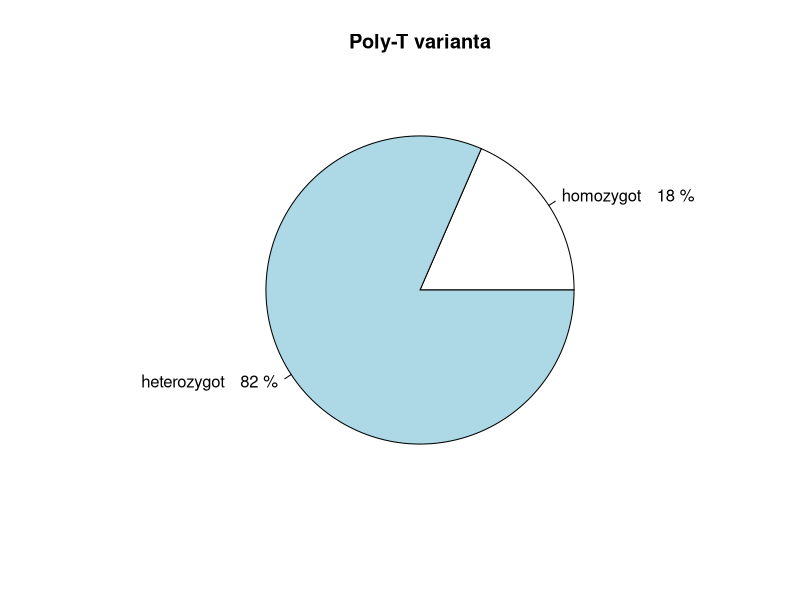

The R source for this figure:
# script analysing file from CFTR

library(plyr)

cftr <- read.table("Data/cftr.csv", header=TRUE,sep=",")

mut <- cftr[cftr$CFTR_mutace != "c.[=];[=]",]
mut5T12TG = mut[FALSE,]
mut5Tany = mut[FALSE,]
othermut = mut[FALSE,]

# devide into smaller dataframes based on mutations

for(i in 1:nrow(mut)){
  if(grepl("5T,",mut[i,"Poly.T"])){
    if(grepl("5T,12TG",mut[i,"Poly.T"])){
      mut5T12TG <- rbind(mut5T12TG,mut[i,])
    }else{
      mut5Tany <- rbind(mut5Tany,mut[i,])
    }
  }else{
    othermut <- rbind(othermut,mut[i,])
  }
}

# 1) prints number of patients

print("Number of pacients with mutations:")
print(paste("5T(>=12TG) : ", nrow(mut5T12TG)))
print(paste("MUT        : ", nrow(othermut)))
print(paste("MUT + 5T   : ", nrow(mut5Tany)))

# 2) plot pie chart of homozygot and heterozygt number

homozygot = mut[FALSE,]
for(i in 1:nrow(mut)){
  if(grepl("; - ",mut[i,"Poly.T"])){
    homozygot <- rbind(homozygot,mut[i,])
  }
}

slices <- c(nrow(homozygot), nrow(mut))
pct <- round(slices/sum(slices)*100)
lbls <- c("homozygot", "heterozygot")
lbls <- paste(lbls," ", pct,"%")
pie(slices, labels = lbls, main="Poly-T varianta")

# 3) prints number of CFTR variants in file

print(paste("Number of CTFR variants: ",nlevels(cftr$CFTR_mutace)))

# 4) counts how many entries are in each CFTR variant

print(count(cftr$CFTR_mutace))
